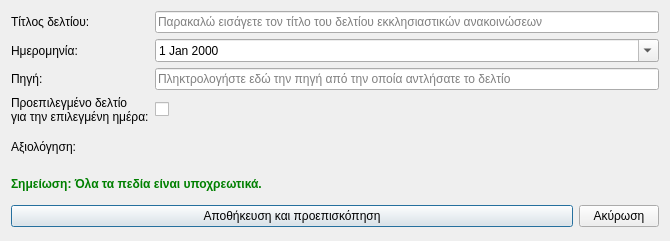
<?xml version="1.0" encoding="UTF-8"?>
<ui version="4.0">
 <class>Dialog</class>
 <widget class="QDialog" name="Dialog">
  <property name="geometry">
   <rect>
    <x>0</x>
    <y>0</y>
    <width>670</width>
    <height>241</height>
   </rect>
  </property>
  <property name="windowTitle">
   <string>Επεξεργασία δελτίου εκκλησιαστικών ανακοινώσεων</string>
  </property>
  <property name="windowIcon">
   <iconset resource="../../../../icons.qrc">
    <normaloff>:/rest-windows/assets/images/rest-windows/edit.png</normaloff>:/rest-windows/assets/images/rest-windows/edit.png</iconset>
  </property>
  <layout class="QGridLayout" name="gridLayout">
   <item row="6" column="0" colspan="2">
    <widget class="QFrame" name="frame_2">
     <property name="styleSheet">
      <string notr="true">QFrame{border:none;}</string>
     </property>
     <property name="frameShape">
      <enum>QFrame::StyledPanel</enum>
     </property>
     <property name="frameShadow">
      <enum>QFrame::Raised</enum>
     </property>
     <layout class="QHBoxLayout" name="horizontalLayout">
      <property name="leftMargin">
       <number>0</number>
      </property>
      <property name="topMargin">
       <number>0</number>
      </property>
      <property name="rightMargin">
       <number>0</number>
      </property>
      <property name="bottomMargin">
       <number>0</number>
      </property>
      <item>
       <widget class="QPushButton" name="save_and_preview">
        <property name="sizePolicy">
         <sizepolicy hsizetype="Expanding" vsizetype="Maximum">
          <horstretch>0</horstretch>
          <verstretch>0</verstretch>
         </sizepolicy>
        </property>
        <property name="minimumSize">
         <size>
          <width>0</width>
          <height>0</height>
         </size>
        </property>
        <property name="text">
         <string>Αποθήκευση και προεπισκόπηση</string>
        </property>
        <property name="icon">
         <iconset resource="../../../../icons.qrc">
          <normaloff>:/rest-windows/assets/images/rest-windows/save.png</normaloff>:/rest-windows/assets/images/rest-windows/save.png</iconset>
        </property>
       </widget>
      </item>
      <item>
       <widget class="QPushButton" name="cancel">
        <property name="sizePolicy">
         <sizepolicy hsizetype="Minimum" vsizetype="Maximum">
          <horstretch>0</horstretch>
          <verstretch>0</verstretch>
         </sizepolicy>
        </property>
        <property name="minimumSize">
         <size>
          <width>0</width>
          <height>0</height>
         </size>
        </property>
        <property name="text">
         <string>Ακύρωση</string>
        </property>
       </widget>
      </item>
     </layout>
    </widget>
   </item>
   <item row="4" column="1">
    <widget class="QFrame" name="rating_frame">
     <property name="minimumSize">
      <size>
       <width>0</width>
       <height>34</height>
      </size>
     </property>
     <property name="maximumSize">
      <size>
       <width>16777215</width>
       <height>34</height>
      </size>
     </property>
     <property name="styleSheet">
      <string notr="true">QFrame{border:none;}</string>
     </property>
     <property name="frameShape">
      <enum>QFrame::StyledPanel</enum>
     </property>
     <property name="frameShadow">
      <enum>QFrame::Raised</enum>
     </property>
     <layout class="QGridLayout" name="gridLayout_2">
      <property name="leftMargin">
       <number>0</number>
      </property>
      <property name="topMargin">
       <number>0</number>
      </property>
      <property name="rightMargin">
       <number>0</number>
      </property>
      <property name="bottomMargin">
       <number>0</number>
      </property>
     </layout>
    </widget>
   </item>
   <item row="0" column="0">
    <widget class="QLabel" name="label">
     <property name="text">
      <string>Τίτλος δελτίου:</string>
     </property>
    </widget>
   </item>
   <item row="1" column="1">
    <widget class="QDateEdit" name="date">
     <property name="sizePolicy">
      <sizepolicy hsizetype="Minimum" vsizetype="Maximum">
       <horstretch>0</horstretch>
       <verstretch>0</verstretch>
      </sizepolicy>
     </property>
     <property name="minimumSize">
      <size>
       <width>0</width>
       <height>0</height>
      </size>
     </property>
     <property name="calendarPopup">
      <bool>true</bool>
     </property>
    </widget>
   </item>
   <item row="1" column="0">
    <widget class="QLabel" name="label_2">
     <property name="text">
      <string>Ημερομηνία:</string>
     </property>
    </widget>
   </item>
   <item row="2" column="0">
    <widget class="QLabel" name="label_5">
     <property name="text">
      <string>Πηγή:</string>
     </property>
    </widget>
   </item>
   <item row="2" column="1">
    <widget class="QLineEdit" name="source">
     <property name="sizePolicy">
      <sizepolicy hsizetype="Expanding" vsizetype="Maximum">
       <horstretch>0</horstretch>
       <verstretch>0</verstretch>
      </sizepolicy>
     </property>
     <property name="minimumSize">
      <size>
       <width>0</width>
       <height>0</height>
      </size>
     </property>
     <property name="dragEnabled">
      <bool>true</bool>
     </property>
     <property name="placeholderText">
      <string>Πληκτρολογήστε εδώ την πηγή από την οποία αντλήσατε το δελτίο</string>
     </property>
     <property name="clearButtonEnabled">
      <bool>true</bool>
     </property>
    </widget>
   </item>
   <item row="0" column="1">
    <widget class="QLineEdit" name="title">
     <property name="sizePolicy">
      <sizepolicy hsizetype="Expanding" vsizetype="Maximum">
       <horstretch>0</horstretch>
       <verstretch>0</verstretch>
      </sizepolicy>
     </property>
     <property name="minimumSize">
      <size>
       <width>0</width>
       <height>0</height>
      </size>
     </property>
     <property name="text">
      <string/>
     </property>
     <property name="dragEnabled">
      <bool>true</bool>
     </property>
     <property name="placeholderText">
      <string>Παρακαλώ εισάγετε τον τίτλο του δελτίου εκκλησιαστικών ανακοινώσεων</string>
     </property>
     <property name="clearButtonEnabled">
      <bool>true</bool>
     </property>
    </widget>
   </item>
   <item row="3" column="0">
    <widget class="QLabel" name="label_4">
     <property name="text">
      <string>Προεπιλεγμένο δελτίο 
για την επιλεγμένη ημέρα:</string>
     </property>
    </widget>
   </item>
   <item row="4" column="0">
    <widget class="QLabel" name="label_3">
     <property name="text">
      <string>Αξιολόγηση:</string>
     </property>
    </widget>
   </item>
   <item row="3" column="1">
    <widget class="QCheckBox" name="is_default">
     <property name="text">
      <string/>
     </property>
     <property name="checked">
      <bool>false</bool>
     </property>
    </widget>
   </item>
   <item row="5" column="0" colspan="2">
    <widget class="QLabel" name="label_6">
     <property name="styleSheet">
      <string notr="true">QLabel{
	font-weight:bold;
	color:green;
}</string>
     </property>
     <property name="text">
      <string>Σημείωση: Όλα τα πεδία είναι υποχρεωτικά.</string>
     </property>
    </widget>
   </item>
  </layout>
 </widget>
 <tabstops>
  <tabstop>title</tabstop>
  <tabstop>date</tabstop>
  <tabstop>source</tabstop>
  <tabstop>is_default</tabstop>
  <tabstop>save_and_preview</tabstop>
  <tabstop>cancel</tabstop>
 </tabstops>
 <resources>
  <include location="../../../../icons.qrc"/>
 </resources>
 <connections/>
</ui>
